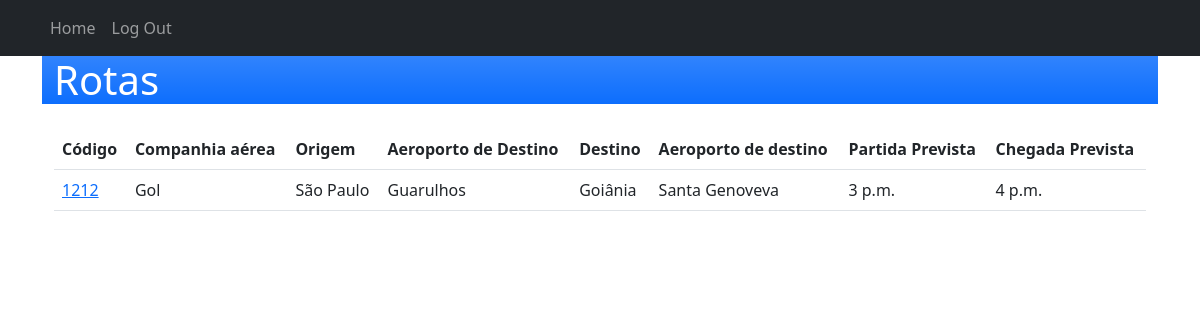
Screenshot of /crud/atualizar-rota (signed in) with the database file from the repository.
### rota/models.py (models this page shows, shortened)
class Rota(models.Model):
    id = models.IntegerField(primary_key=True)
    codigo = models.CharField(max_length=15, null = False, unique = True)
    aeroporto_partida = models.CharField(max_length=200, null=False)
    aeroporto_chegada = models.CharField(max_length=200, null=False)
    hora_partida_prevista= models.TimeField(auto_now=False)
    hora_chegada_prevista= models.TimeField(auto_now=False)
    origem = models.CharField(max_length=20, null=False)
    destino = models.CharField(max_length=20, null=False)
    aeronave = models.CharField(max_length=20, null=False)
    companhia_aerea = models.CharField(max_length=20, null=False)
    class Meta:
        db_table = 'rotas'

### rota/views.py (the view)
# urls.py: path('crud/atualizar-rota', views.RotaUpdateListView.as_view(), name='atualizar-rota'),
class RotaUpdateListView(PermissionRequiredMixin, ListView):
    permission_required = 'rota.add_rota'
    model = Rota
    template_name = 'crud/atualizar_rota.html'

### templates/crud/atualizar_rota.html (shortened to what this page needs)
{% extends "base.html" %}
{% block content %}
<header class="bg-primary bg-gradient text-white">
    <div class="container">
            <h1>Rotas</h1>
    </div>
</header>
<section id="Voos">
    <div class="container" style="margin-top:25px">
        <table class="table">
        <thead>
          <tr>
            <th scope="col">Código</th>
            <th scope="col">Companhia aérea</th>
            <th scope="col">Origem</th>
            <th scope="col">Aeroporto de Destino</th>
            <th scope="col">Destino</th>
            <th scope="col">Aeroporto de destino</th>
            <th scope="col">Partida Prevista</th>
            <th scope="col">Chegada Prevista</th>
          </tr>
        </thead>
        <tbody>
            {% for rota in object_list %}
                <tr>
                    <td><a href="{% url 'rota-update-form' rota.id %}">{{ rota.codigo }}</a></td>
                    <td>{{ rota.companhia_aerea }}</td>
                    <td>{{ rota.origem }}</td>
                    <td>{{ rota.aeroporto_partida }}</td>
                    <td>{{ rota.destino }}</td>
                    <td>{{ rota.aeroporto_chegada }}</td>
                    <td>{{ rota.hora_partida_prevista }}</td>
                    <td>{{ rota.hora_chegada_prevista }}</td>
                </tr>
            {% endfor %}
        </tbody>
      </table>
    </div>
</section>
{% endblock %}

### rows the page displays
Rota: codigo "1212", companhia_aerea "Gol", origem "São Paulo", aeroporto_partida "Guarulhos", destino "Goiânia", aeroporto_chegada "Santa Genoveva", hora_partida_prevista "3 p.m.", hora_chegada_prevista "4 p.m."
